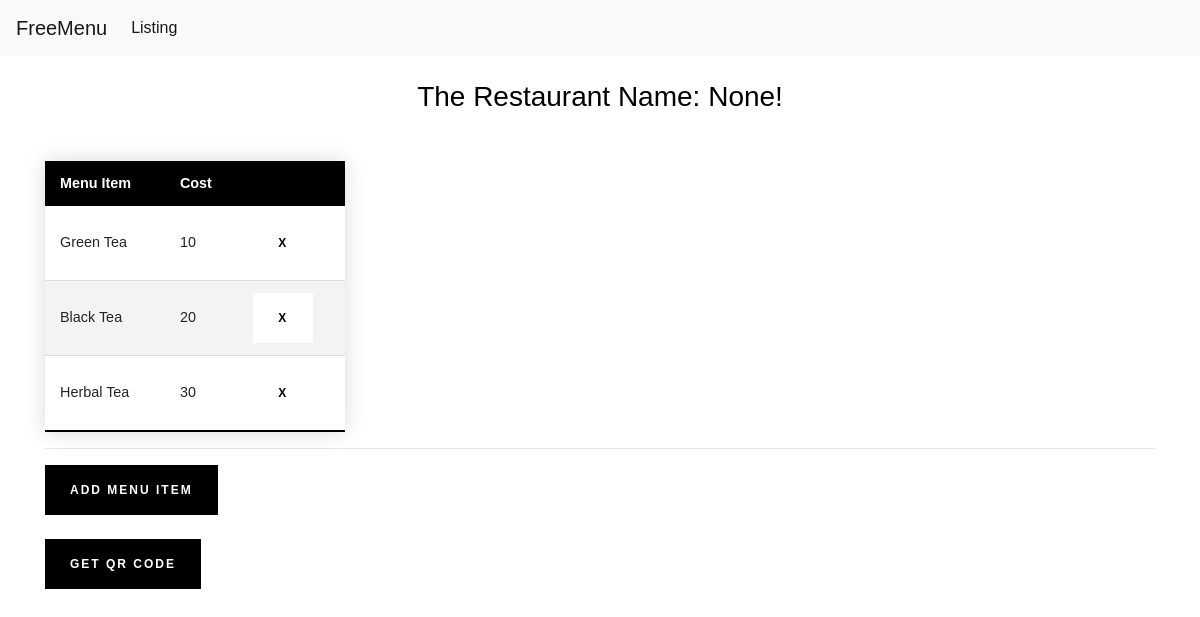
Page /restaurant_menu?rest_id=1 on the committed database.
### tables this page shows
CREATE TABLE menus (
    menu_id INTEGER PRIMARY KEY AUTOINCREMENT,
    created TIMESTAMP NOT NULL DEFAULT CURRENT_TIMESTAMP,
    item_title TEXT NOT NULL,
    item_cost TEXT NOT NULL,
    item_restaurant_id INTEGER REFERENCES restaurants (rest_id)
);

### app.py (the view, shortened to what this page needs)
@app.route('/restaurant_menu',methods = ['POST', 'GET'])
def restaurant_menu_result():
    if request.method == 'GET':
        rest_id = request.args.get('rest_id')
        rest_name = request.args.get("rest_name")
        dict = get_menu_for_restaurant(rest_id = rest_id)
        return render_template("restaurant_menu.html", result = dict, name = rest_name)

### app.py (called while the page is built)
def get_db_connection():
    BASE_DIR = os.path.dirname(os.path.abspath(__file__))
    db_path = os.path.join(BASE_DIR, "freemenu_database.db")
    print(db_path)
    conn = sqlite3.connect(db_path)
    conn.row_factory = sqlite3.Row
    return conn

def get_menu_for_restaurant(rest_id):
    conn = get_db_connection()
    sql = f"""SELECT * FROM menus WHERE item_restaurant_id = {rest_id}"""
    menus = conn.execute(sql).fetchall()
    conn.close()
    return menus

### templates/restaurant_menu.html (shortened to what this page needs)
{% extends 'base.html' %}
{% block content %}
   <body>
      <h3>The Restaurant Name: {{ name }}!</h3>
      <table class="styled-table">
          <thead>
              <tr>
                  <th>Menu Item</th>
                  <th>Cost</th>
                  <th></th>
              </tr>
          </thead>
          <tbody>
              {% for item in result %}
               <tr>
                  <td> {{ item['item_title'] }} </td>
                  <td> {{ item['item_cost'] }} </td>
                  <td ><input type="button" id="{{ item['menu_id'] }}" class="pheasant-demure-button solid light" value="X" onclick="SomeDeleteRowFunction(this, '{{url_for('delete_menu_item', item_id=item['menu_id'])}}')"/></td>
               </tr>
               {% endfor %}
          </tbody>
      </table>
      <hr>
      <form action = "{{url_for('add_restaurant_menu', name = name)}}" method = "GET">
        <button type="submit" class="pheasant-demure-button solid dark" onclick="">
          <span class="label" >ADD MENU ITEM</span>
        </button>
      </form>
    <form action = "{{url_for('get_qr', rest_name = name)}}" method = "GET">
        <button type="submit" class="pheasant-demure-button solid dark" >
          <span class="label" >GET QR CODE</span>
        </button>
    </form>
   </body>
{% endblock %}

### static/index_custom.css (style rules this page uses)
* { font-family: "Cairo", sans-serif; }
h1, h2, h3, h4, h5, h6 { font-family: "Cairo", sans-serif; color: #000; text-align: center; }
.styled-table { margin: 15px 0; font-size: 0.9em; font-family: "Cairo", sans-serif; min-width: 300px; box-shadow: 0 0 20px rgba(0, 0, 0, 0.15); }
.styled-table thead tr { background-color: #000; color: #ffffff; text-align: left; }
.styled-table th, .styled-table td { padding: 12px 15px; }
.styled-table tbody tr { border-bottom: 1px solid #dddddd; }
.styled-table tbody tr:nth-of-type(even) { background-color: #f3f3f3; }
.styled-table tbody tr:last-of-type { border-bottom: 2px solid #000; }

### rows in the picture
menus: item_title "Green Tea", item_cost "10"
menus: item_title "Black Tea", item_cost "20"
menus: item_title "Herbal Tea", item_cost "30"

### other values in the picture
{{ name }} "None"
